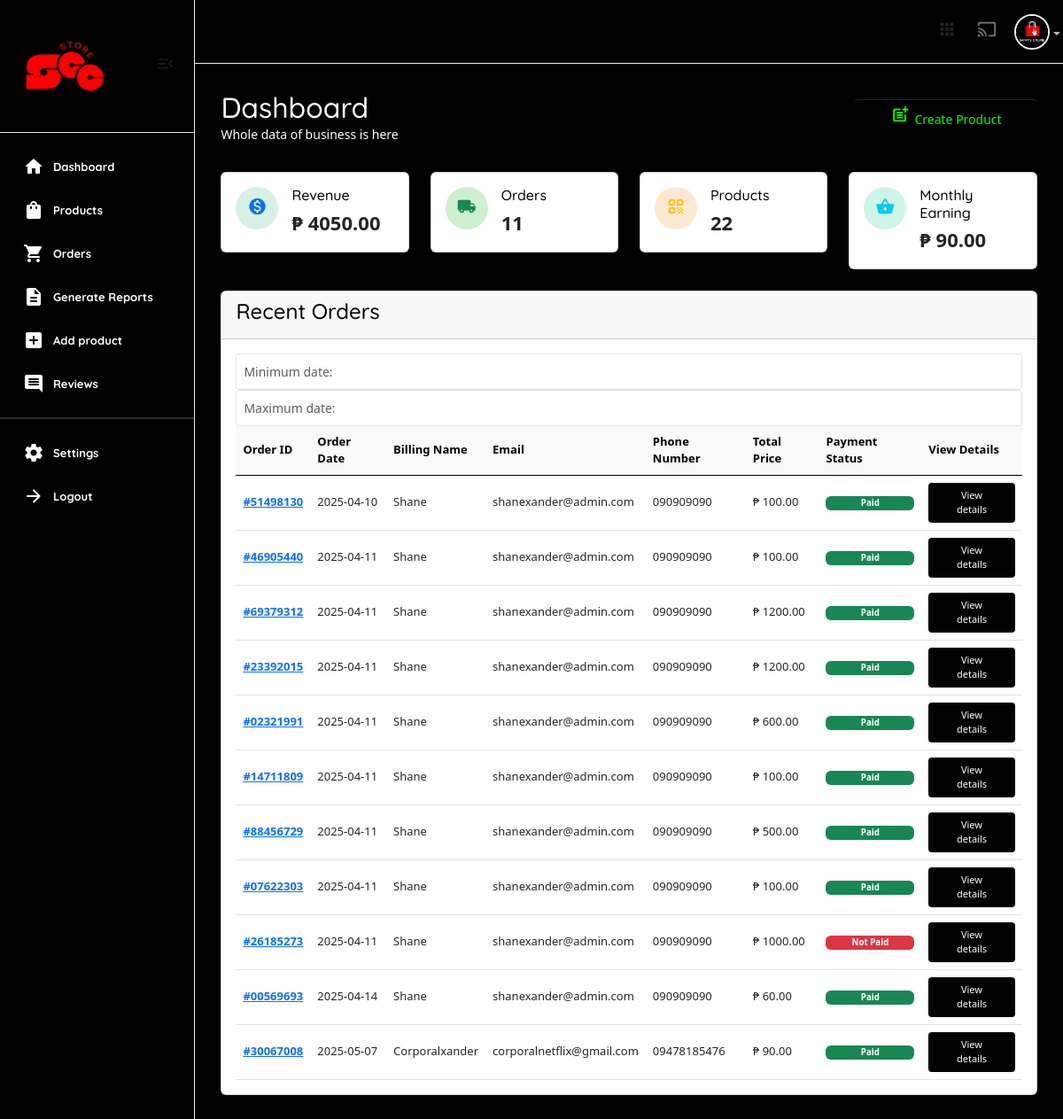
The page /useradmin/ (signed in) on the database its author committed.
### userauths/models.py (models this page shows, shortened)
class User(AbstractUser):
    email = models.EmailField(unique=True)
    username = models.CharField(max_length=100)
    bio = models.CharField(max_length=100)
    password = models.CharField(max_length=255)
    avatar = models.ImageField(upload_to='image/')
    USERNAME_FIELD = "email"
    REQUIRED_FIELDS = ['username']

class Profile(models.Model):
    user = models.OneToOneField(User, on_delete=models.CASCADE)
    image = models.ImageField(upload_to="image")
    full_name = models.CharField(max_length=200, null=True, blank=True)
    bio = models.CharField(max_length=200, null=True, blank=True)
    phone = models.CharField(max_length=200) # +234 (456) - 789
    address = models.CharField(max_length=200, null=True, blank=True)
    country = models.CharField(max_length=200, null=True, blank=True)
    relative_students = models.ManyToManyField(User, blank=True, related_name='parents', symmetrical=False)
    verified = models.BooleanField(default=False)

### core/models.py (models this page shows)
class CartOrder(models.Model):
    user = models.ForeignKey(User, on_delete=models.CASCADE,)
    full_name = models.CharField(max_length=100, null=True, blank=True)
    email = models.CharField(max_length=100, null=True, blank=True)
    phone = models.CharField(max_length=100, null=True, blank=True)
    address = models.CharField(max_length=100, null=True, blank=True)
    city = models.CharField(max_length=100, null=True, blank=True)
    state = models.CharField(max_length=100, null=True, blank=True)
    country = models.CharField(max_length=100, null=True, blank=True)
    price = models.DecimalField(max_digits=12, decimal_places=2, default="1.99")
    vat = models. DecimalField(max_digits=12, decimal_places=2, default="0.00")
    saved = models.DecimalField(max_digits=12, decimal_places=2, default="0.00")
    coupons = models.ManyToManyField("core.Coupon", blank=True)
    paid_status = models.BooleanField(default=False)
    order_date = models.DateTimeField(auto_now_add=False, null=True, default=timezone.now)
    product_status = models.CharField(choices=STATUS_CHOICES, max_length=30, default="processing")
    sku = ShortUUIDField(null=True, blank=True, length=5, prefix="SKU", max_length=20, alphabet="abcd1234")
    oid = ShortUUIDField(null=True, blank=True, length=8, max_length=20, alphabet="1234567890")
    date = models.DateTimeField(default=timezone.now, null=True, blank=True)
    stripe_payment_intent = models.CharField(max_length=1000, null=True, blank=True)
    class Meta:
        verbose_name_plural = "Cart Order"

### useradmin/views.py (the view)
# urls.py: path("", views.dashboard, name="dashboard"),
@user_passes_test(is_admin)
def dashboard(request):
    user = User.objects.get(id=request.user.id)
    revenue = 0  # Placeholder for total revenue. Replace with actual query when ready.
    revenue = CartOrder.objects.filter(paid_status=True).aggregate(price=Sum("price"))
    this_month = dt.datetime.now().month
    monthly_revenue = CartOrder.objects.filter(paid_status=True, order_date__month=this_month).aggregate(price=Sum("price"))
    total_orders_count = CartOrder.objects.all()
    all_products = Product.objects.all()
    all_categories = Category.objects.all()
    new_customers = User.objects.all().order_by("-id")[:6]
    latest_orders = CartOrder.objects.all()
    context = {
        "user": user,
        "monthly_revenue": monthly_revenue,
        "revenue": revenue,
        "all_products": all_products,
        "all_categories": all_categories,
        "new_customers": new_customers,
        "latest_orders": latest_orders,
        "total_orders_count": total_orders_count,
    }
    return render(request, "useradmin/dashboard.html", context)

### core/context_processor.py (called while the page is built)
def default(request):
    categories = Category.objects.all()
    vendors = Vendor.objects.all()
    min_max_price = Product.objects.aggregate(Min("price"), Max("price"))
    try:
        address = Address.objects.get(user=request.user)
    except:
        address = None
    return {
        'categories': categories,
        'address':address,
        'vendors': vendors,
        'min_max_price':min_max_price
    }

### useradmin/views.py (called while the page is built)
def is_admin(user):
    return user.groups.filter(name='Staff').exists()

### templates/useradmin/dashboard.html (shortened to what this page needs)
{% extends 'useradmin/base.html' %}
{% load static %}
{% load humanize %}
{% block content %}
<section class="content-main">
    <div class="content-header">
        <div>
            <h2 class="content-title card-title text-white" style="color:rgb(255, 255, 255);">Dashboard</h2>
            <p>Whole data of business is here</p>
        </div>
        <div>
            <a href="/useradmin/add-products/" class="btn btn-primary"><i class="text-muted material-icons md-post_add"></i>Create Product</a>
        </div>
    </div>
    <div class="row">
        <div class="col-lg-3">
            <div class="card card-body mb-4">
                <article class="icontext">
                    <span class="icon icon-sm rounded-circle bg-primary-light"><i class="text-primary material-icons md-monetization_on"></i></span>
                    <div class="text">
                        <h6 class="mb-1 card-title">Revenue</h6>
                            <span>₱ {{ revenue.price|floatformat:2 }}</span>
                    </div>
                </article>
            </div>
        </div>
        <div class="col-lg-3">
            <div class="card card-body mb-4">
                <article class="icontext">
                    <span class="icon icon-sm rounded-circle bg-success-light"><i class="text-success material-icons md-local_shipping"></i></span>
                    <div class="text">
                        <h6 class="mb-1 card-title">Orders</h6>
                        <span>{{total_orders_count.count}}</span>
                    </div>
                </article>
            </div>
        </div>
        <div class="col-lg-3">
            <div class="card card-body mb-4">
                <article class="icontext">
                    <span class="icon icon-sm rounded-circle bg-warning-light"><i class="text-warning material-icons md-qr_code"></i></span>
                    <div class="text">
                        <h6 class="mb-1 card-title">Products</h6>
                        <span>{{all_products.count}}</span>
                    </div>
                </article>
            </div>
        </div>
        <div class="col-lg-3">
            <div class="card card-body mb-4">
                <article class="icontext">
                    <span class="icon icon-sm rounded-circle bg-info-light"><i class="text-info material-icons md-shopping_basket"></i></span>
                    <div class="text">
                        <h6 class="mb-1 card-title">Monthly Earning</h6>
                        <span>₱ {{ monthly_revenue.price|floatformat:2 }}</span>
                    </div>
                </article>
            </div>
        </div>
    </div>
    <div class="card mb-4">
        <header class="card-header">
            <h4 class="card-title">Recent Orders</h4>
        </header>
        <div class="card-body">
            <div class="table-responsive">
                <tr class="mx-2 p-2">
                    <td ><input class="form-control form-control-sm" type="text" id="min" name="min" placeholder="Minimum date:"></td>
                </tr>
                <tr class="mx-2 p-2">
                    <td ><input class="form-control form-control-sm" type="text" id="max" name="max" placeholder="Maximum date:"></td>
                </tr>
                <div class="table-responsive">
                    <table id="recentOrders" class="table align-middle table-nowrap mb-0">
                        <thead class="table-light">
                            <tr>
                                <th class="align-middle" scope="col">Order ID</th>
                                <th class="align-middle" scope="col">Order Date</th>
                                <th class="align-middle" scope="col">Billing Name</th>
                                <th class="align-middle" scope="col">Email</th>
                                <th class="align-middle" scope="col">Phone Number</th>
                                <th class="align-middle" scope="col">Total Price</th>
                                <th class="align-middle" scope="col">Payment Status</th>
                                <th class="align-middle" scope="col">View Details</th>
                            </tr>
                        </thead>
                        <tbody>
                            {% for l in latest_orders %}
                            <tr>
                                <td><a href="#" class="fw-bold">#{{l.oid}}</a></td>
                                <td>{{l.order_date|date:"Y-m-d"}}</td>
                                <td>{{l.full_name}}</td>
                                <td>{{l.email}}</td>
                                <td>{{l.phone}}</td>
                                <td>₱ {{l.price}}</td>
                                <td>
                                    {% if l.paid_status == True %}
                                    <span class="badge bg-success w-100 h-100">Paid</span>
                                    {% else %}
                                    <span class="badge bg-danger w-100 h-100">Not Paid</span>
                                    {% endif %}
                                </td>
                                <td>
                                    <a href="{% url 'useradmin:order_detail' l.id %}" class="btn btn-xs"> View details</a>
                                </td>
                            </tr>
                            {% endfor %}
                        </tbody>
                    </table>
                </div>
            </div>
        </div>
    </div>
</section>
{% endblock content %}

### templates/useradmin/base.html (shortened to what this page needs)
{% load static %}
<!DOCTYPE html>
<html lang="en">
    <head>
        <link href="{% static 'assets2/css/main.css' %}" rel="stylesheet" type="text/css" />
        <link rel="stylesheet" href="https://cdnjs.cloudflare.com/ajax/libs/font-awesome/6.0.0/css/all.min.css" />
        <link href="https://cdn.jsdelivr.net/npm/select2@4.0.13/dist/css/select2.min.css" rel="stylesheet" />
        <link href="https://cdn.datatables.net/v/bs5/moment-2.29.4/jszip-3.10.1/dt-2.2.2/af-2.7.0/b-3.2.2/b-html5-3.2.2/b-print-3.2.2/cr-2.0.4/date-1.5.5/fc-5.0.4/fh-4.0.1/kt-2.12.1/r-3.0.4/rg-1.5.1/rr-1.5.0/sc-2.4.3/sb-1.8.2/sp-2.3.3/sl-3.0.0/datatables.min.css" rel="stylesheet">
        <link href="https://cdn.jsdelivr.net/npm/bootstrap@5.0.2/dist/css/bootstrap.min.css" rel="stylesheet">
        <link rel="stylesheet" href="{% static 'css/dataTables.bootstrap4.min.css' %}">
        <link rel="stylesheet" href="https://cdn.datatables.net/buttons/2.4.2/css/buttons.bootstrap4.min.css">
        <link href="https://cdn.jsdelivr.net/npm/bootstrap@5.3.0/dist/css/bootstrap.min.css" rel="stylesheet">
        <link href="https://cdn.jsdelivr.net/npm/bootstrap-icons@1.10.5/font/bootstrap-icons.css" rel="stylesheet">
    </head>
    <body>
        <aside class="navbar-aside" id="offcanvas_aside">
            <div class="aside-top">
                <a href="{% url 'useradmin:dashboard' %}" class="brand-wrap">
                    <img src="{% static 'assets/imgs/theme/owshit.png' %}" class="logo" alt="E-commerce Dashboard" />
                </a>
                <div>
                    <button class="btn btn-icon btn-aside-minimize"><i class="text-muted material-icons md-menu_open"> </i></button>
                </div>
            </div>
            <nav>
                <ul class="menu-aside">
                    <li class="menu-item active">
                        <a class="menu-link" href="{% url 'useradmin:dashboard' %}">
                            <i class="icon material-icons md-home"></i>
                            <span class="text">Dashboard</span>
                        </a>
                    </li>
                    <li class="menu-item">
                        <a class="menu-link" href="{% url 'useradmin:dashboard-products' %}">
                            <i class="icon material-icons md-shopping_bag"></i>
                            <span class="text">Products</span>
                        </a>
                    </li>
                    <li class="menu-item">
                        <a class="menu-link" href="{% url 'useradmin:orders' %}">
                            <i class="icon material-icons md-shopping_cart"></i>
                            <span class="text">Orders</span>
                        </a>
                    </li>
                    <li class="menu-item ">
                        <a class="menu-link" href="{% url 'useradmin:generate-reports' %}">
                            <i class="icon material-icons md-description"></i>
                            <span class="text">Generate Reports</span>
                        </a>
                    </li>
                    <li class="menu-item ">
                        <a class="menu-link" href="{% url 'useradmin:dashboard-add-products' %}">
                            <i class="icon material-icons md-add_box"></i>
                            <span class="text">Add product</span>
                        </a>
                    </li>
                    <li class="menu-item">
                        <a class="menu-link" href="{% url 'useradmin:reviews'%}">
                            <i class="icon material-icons md-comment"></i>
                            <span class="text">Reviews</span>
                        </a>
                    </li>
                </ul>
                <hr />
                <ul class="menu-aside">
                    <li class="menu-item">
                        <a class="menu-link" href="{% url 'useradmin:settings' %}">
                            <i class="icon material-icons md-settings"></i>
                            <span class="text">Settings</span>
                        </a>
                    </li>
                    <li class="menu-item">
                        <a class="menu-link" href="{% url 'userauths:sign-out' %}">
                            <i class="icon material-icons md-arrow_forward"></i>
                            <span class="text">Logout</span>
                        </a>
                    </li>
                </ul>
                <br />
                <br />
            </nav>
        </aside>
        <main class="main-wrap">
             <header class="main-header navbar">
                <div class="col-nav">
                    <button class="btn btn-icon btn-mobile me-auto" data-trigger="#offcanvas_aside"><i class="material-icons md-apps"></i></button>
                    <ul class="nav">
                        <li class="nav-item">
                            <a href="#" class="requestfullscreen nav-link btn-icon"><i class="material-icons md-cast"></i></a>
                        </li>
                        <li class="dropdown nav-item">
                            <a class="dropdown-toggle" data-bs-toggle="dropdown" href="#" id="dropdownAccount" aria-expanded="false">
                                {% if request.user.profile.image %}
                                <img class="img-xs rounded-circle" src="{{request.user.profile.image.url}}" alt="User" />
                                {% else %}
                                <img class="img-xs rounded-circle" src="https://www.shutterstock.com/image-vector/vector-flat-illustration-grayscale-avatar-600nw-2281862025.jpg" alt="User" />
                                {% endif %}
                            </a>
                        </li>
                    </ul>
                </div>
            </header>
            {% block content %}
            {% endblock content %}
        </main>
    </body>
</html>

### rows shown on the page
User: user.profile.image (picture)
CartOrder: oid "51498130", order_date "2025-04-10", full_name "Shane", email "shanexander@admin.com", phone "090909090", price "100.00", paid_status "Paid"
CartOrder: oid "46905440", order_date "2025-04-11", full_name "Shane", email "shanexander@admin.com", phone "090909090", price "100.00", paid_status "Paid"
CartOrder: oid "69379312", order_date "2025-04-11", full_name "Shane", email "shanexander@admin.com", phone "090909090", price "1200.00", paid_status "Paid"
CartOrder: oid "23392015", order_date "2025-04-11", full_name "Shane", email "shanexander@admin.com", phone "090909090", price "1200.00", paid_status "Paid"
CartOrder: oid "02321991", order_date "2025-04-11", full_name "Shane", email "shanexander@admin.com", phone "090909090", price "600.00", paid_status "Paid"
CartOrder: oid "14711809", order_date "2025-04-11", full_name "Shane", email "shanexander@admin.com", phone "090909090", price "100.00", paid_status "Paid"
CartOrder: oid "88456729", order_date "2025-04-11", full_name "Shane", email "shanexander@admin.com", phone "090909090", price "500.00", paid_status "Paid"
CartOrder: oid "07622303", order_date "2025-04-11", full_name "Shane", email "shanexander@admin.com", phone "090909090", price "100.00", paid_status "Paid"
CartOrder: oid "26185273", order_date "2025-04-11", full_name "Shane", email "shanexander@admin.com", phone "090909090", price "1000.00", paid_status "Not Paid"
CartOrder: oid "00569693", order_date "2025-04-14", full_name "Shane", email "shanexander@admin.com", phone "090909090", price "60.00", paid_status "Paid"
CartOrder: oid "30067008", order_date "2025-05-07", full_name "Corporalxander", email "corporalnetflix@gmail.com", phone "09478185476", price "90.00", paid_status "Paid"

### other values the page prints
{{ revenue.price|floatformat:2 }} "4050.00"
{{ total_orders_count.count }} "11"
{{ all_products.count }} "22"
{{ monthly_revenue.price|floatformat:2 }} "90.00"
